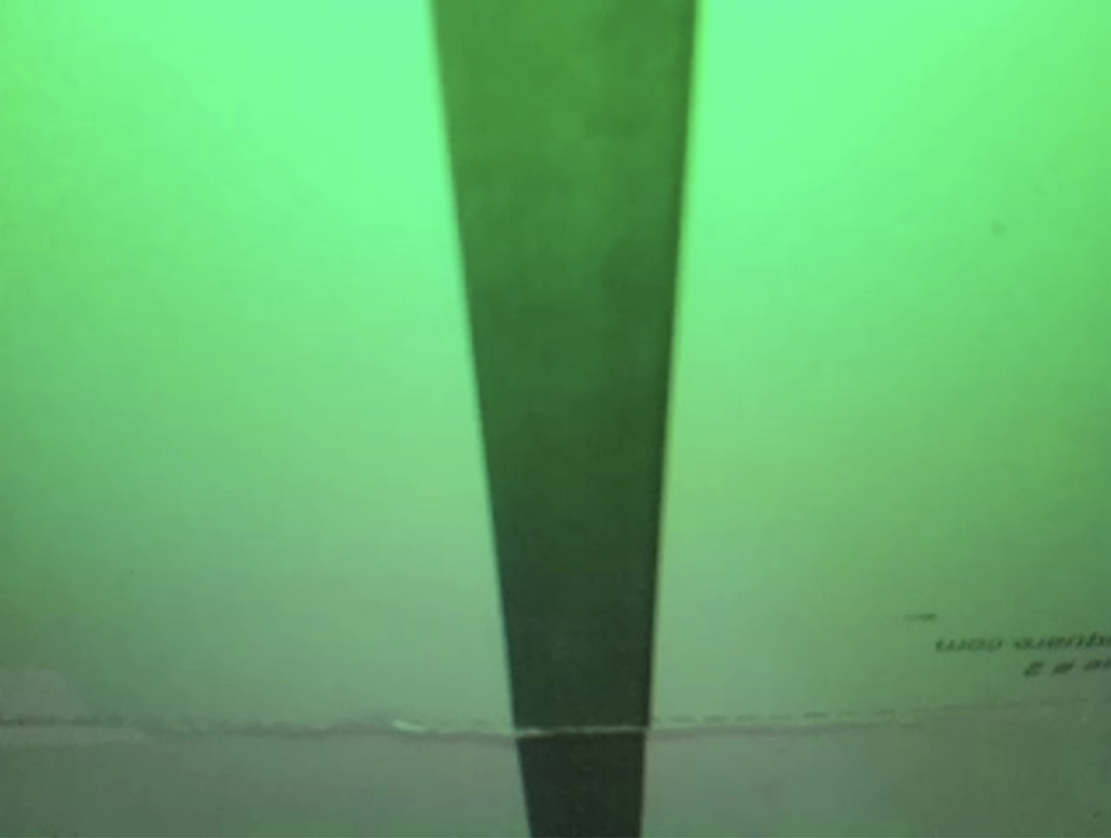
#> input picture Line_Detection/images/2.png, 2222 x 1676 px (shown at 1/2 size)
$ python main.py
#> lines starting #> are read from the running program, lines starting #| are printed output that depends on the picture; after the words box and inside, x2 and y2 are one past the last pixel; in counts of white or black regions, pixels touching at a corner belong together
import cv2
import numpy as np

# ---------- تنظیمات ----------
IMAGE_PATH = "images/2.png"
THRESHOLD_VALUE = 125     # بسته به نور تنظیم شود
ROI_START = 0.55           # درصد شروع ROI از بالا
MIN_CONTOUR_AREA = 500    # حذف نویزهای کوچک
# ----------------------------

# خواندن تصویر
frame = cv2.imread(IMAGE_PATH)
#> frame is the input picture: shape (1676, 2222, 3); mean B, G, R 108.8, 176, 99.6
frame = cv2.rotate(frame, cv2.ROTATE_180)
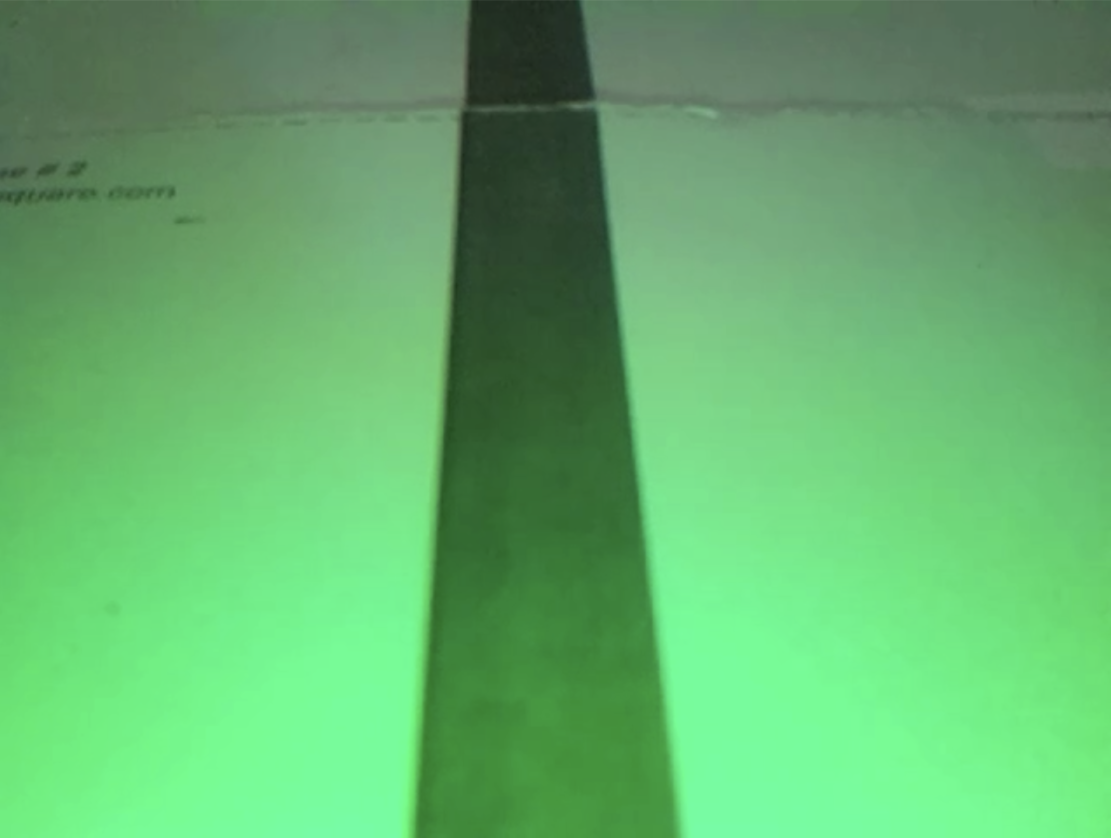
#> frame: shape (1676, 2222, 3) (shown at 1/2 size); mean B, G, R 108.8, 176, 99.6
frame = cv2.resize(frame, (320, 240))
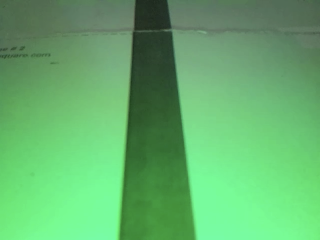
#> frame: shape (240, 320, 3); mean B, G, R 108.8, 176, 99.6
height, width, _ = frame.shape
#> height = 240; width = 320
# ----------------------------

# 1. grayscale
gray = cv2.cvtColor(frame, cv2.COLOR_BGR2GRAY)
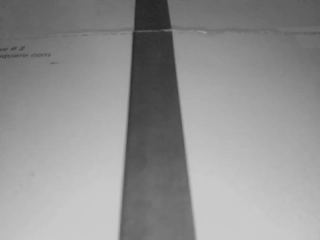
#> gray: shape (240, 320); min 35, max 202, mean 145.5

# 2. blur
blur = cv2.GaussianBlur(gray, (5, 5), 0)

# 3. threshold (خط مشکی)
_, binary = cv2.threshold(
    blur, THRESHOLD_VALUE, 255, cv2.THRESH_BINARY_INV
)
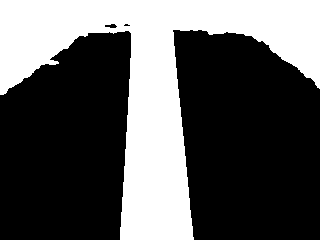
#> binary: shape (240, 320); 35.2% white; 1 white region, box (x1, y1, x2, y2) and area: (0, 0, 320, 240) 27070

# 4. ROI (فقط پایین تصویر)
roi_y_start = int(height * ROI_START)
#> roi_y_start = 132
roi = binary[roi_y_start:height, 0:width]
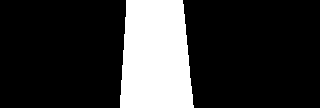
#> roi: shape (108, 320); 20.4% white; 1 white region

# 5. پیدا کردن کانتورها
contours, _ = cv2.findContours(
    roi, cv2.RETR_EXTERNAL, cv2.CHAIN_APPROX_SIMPLE
)
#> contours = 1 contour; box (x1, y1, x2, y2) and area: (120, 0, 194, 108) 6872

cx = None
error = None

if contours:
    # بزرگ‌ترین کانتور (خط)
    c = max(contours, key=cv2.contourArea)
#> c = contour of 38 points, box (x1, y1, x2, y2) (120, 0, 194, 108), area 6872

    if cv2.contourArea(c) > MIN_CONTOUR_AREA:
        M = cv2.moments(c)
#> M = moments, m00 6872.5, centre m10/m00, m01/m00 = (155.3, 55.9)

        if M["m00"] != 0:
            cx = int(M["m10"] / M["m00"])
#> cx = 155
            cy = int(M["m01"] / M["m00"])
#> cy = 55

            # مرکز تصویر
            frame_center = width // 2
#> frame_center = 160
            error = cx - frame_center
#> error = -5

            # رسم مرکز خط
            cv2.circle(
                frame,
                (cx, roi_y_start + cy),
                6,
                (0, 0, 255),
                -1
            )
#> frame: shape (240, 320, 3); 0.15% of pixels changed, all inside (x1, y1, x2, y2) = (149, 181, 162, 194)

            # رسم کانتور
            cv2.drawContours(
                frame,
                [c + np.array([0, roi_y_start])],
                -1,
                (0, 255, 0),
                2
            )

# رسم خط مرکز تصویر
cv2.line(
    frame,
    (width // 2, 0),
    (width // 2, height),
    (255, 0, 0),
    2
)
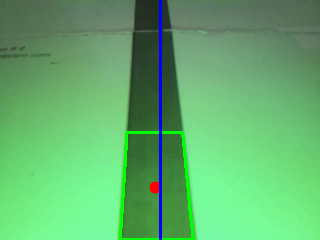
#> frame: shape (240, 320, 3); mean B, G, R 109.8, 176.3, 98.5

# نمایش اطلاعات
if error is not None:
    print(f"Center X: {cx}")
#| Center X: 155
    print(f"Error: {error}")
#| Error: -5
else:
    print("No line detected")

# نمایش خروجی‌ها
cv2.imshow("Original", frame)
cv2.imshow("Binary", binary)
cv2.imshow("ROI", roi)

cv2.waitKey(0)
cv2.destroyAllWindows()

$ run again, with Line_Detection/images/1.png copied over Line_Detection/images/2.png
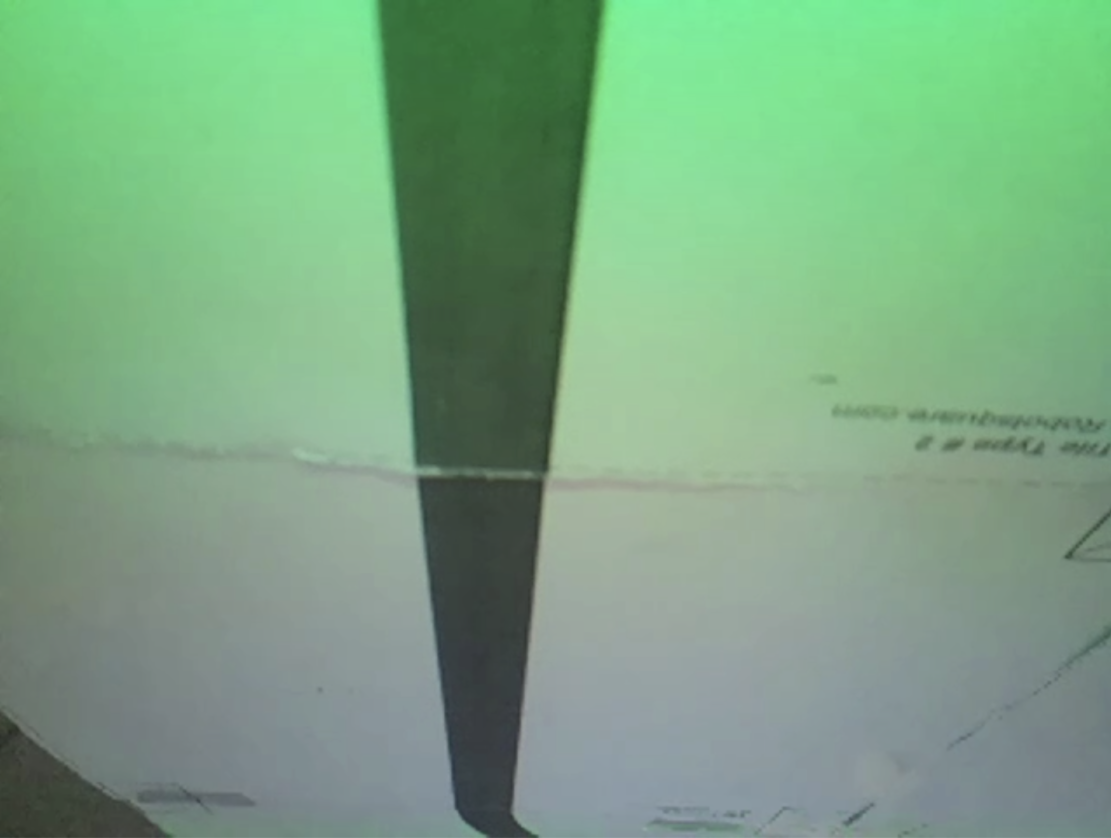
#> input picture Line_Detection/images/1.png, 2222 x 1676 px (shown at 1/2 size)
#> frame is the input picture: shape (1676, 2222, 3); mean B, G, R 130.8, 165.2, 123
#> `_, binary = cv2.threshold( blur, THRESHOLD_VALUE, 255, cv2.THRESH_BINA..`:
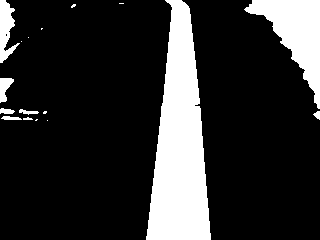
#> binary: shape (240, 320); 18.8% white; 17 white regions (8 under 20 px), largest, box (x1, y1, x2, y2) and area: (146, 0, 211, 240) 9788, (244, 0, 320, 109) 3461, (0, 0, 20, 63) 656
#> roi: shape (108, 320); 16.9% white; 1 white region
#> contours = 1 contour; box (x1, y1, x2, y2) and area: (146, 0, 211, 108) 5678
#> c = contour of 48 points, box (x1, y1, x2, y2) (146, 0, 211, 108), area 5678
#> M = moments, m00 5678, centre m10/m00, m01/m00 = (179, 57.13)
#> cx = 178
#> cy = 57
#> error = 18
#> `cv2.line( frame, (width // 2, 0), (width // 2, height), (255, 0, 0), 2 )`:
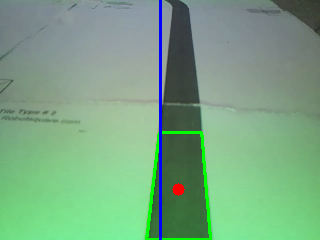
#> frame: shape (240, 320, 3); mean B, G, R 131.2, 165.4, 121.3
#| Center X: 178
#| Error: 18

$ run again, with Line_Detection/images/3.png copied over Line_Detection/images/2.png
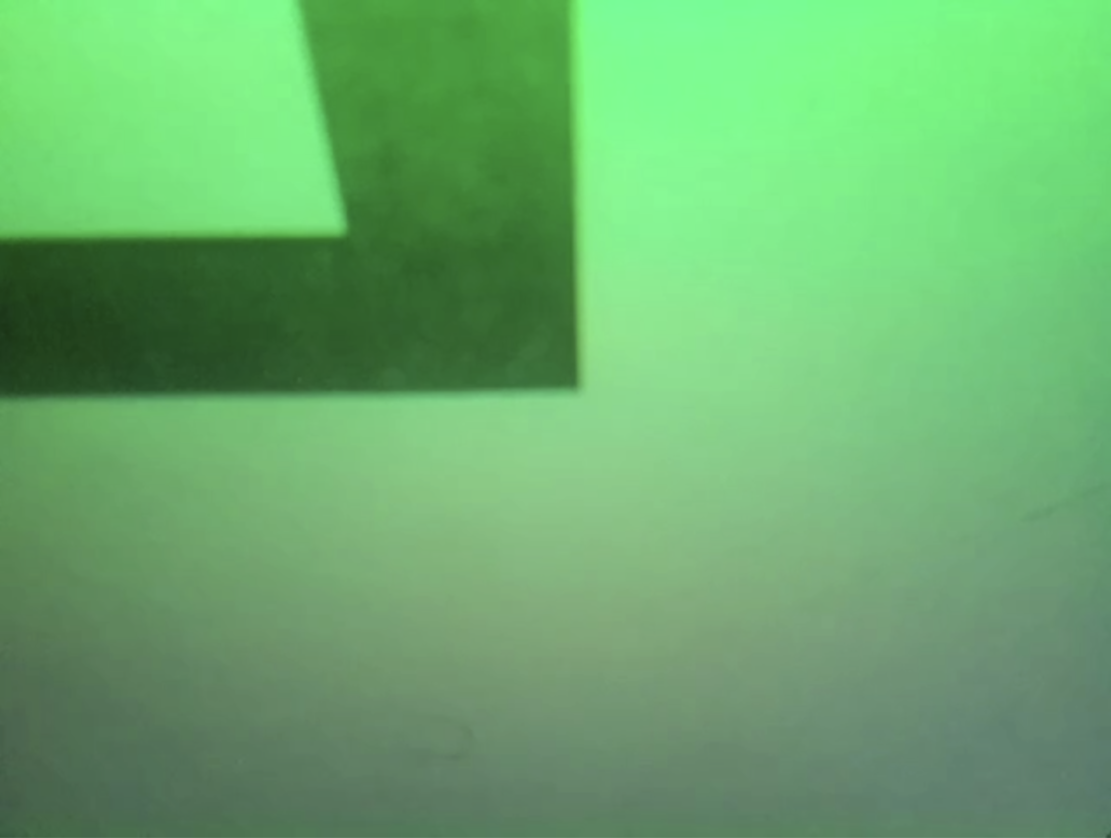
#> input picture Line_Detection/images/3.png, 2222 x 1676 px (shown at 1/2 size)
#> frame is the input picture: shape (1676, 2222, 3); mean B, G, R 108.5, 172.6, 105.8
#> `_, binary = cv2.threshold( blur, THRESHOLD_VALUE, 255, cv2.THRESH_BINA..`:
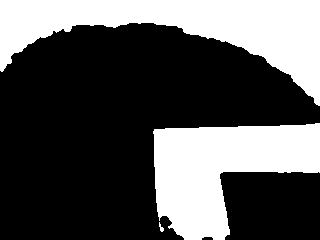
#> binary: shape (240, 320); 33.7% white; 3 white regions, box (x1, y1, x2, y2) and area: (0, 0, 320, 106) 14009, (153, 123, 320, 240) 11821, (159, 222, 164, 232) 25
#> roi: shape (108, 320); 31.6% white; 2 white regions
#> contours = 2 contours, 1 with area under 20; largest, box (x1, y1, x2, y2) and area: (153, 0, 320, 108) 10632
#> c = contour of 87 points, box (x1, y1, x2, y2) (153, 0, 320, 108), area 10632
#> M = moments, m00 10632, centre m10/m00, m01/m00 = (219.3, 39.8)
#> cx = 219
#> cy = 39
#> error = 59
#> `cv2.line( frame, (width // 2, 0), (width // 2, height), (255, 0, 0), 2 )`:
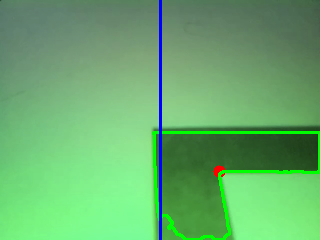
#> frame: shape (240, 320, 3); mean B, G, R 108.7, 173.7, 103.7
#| Center X: 219
#| Error: 59
